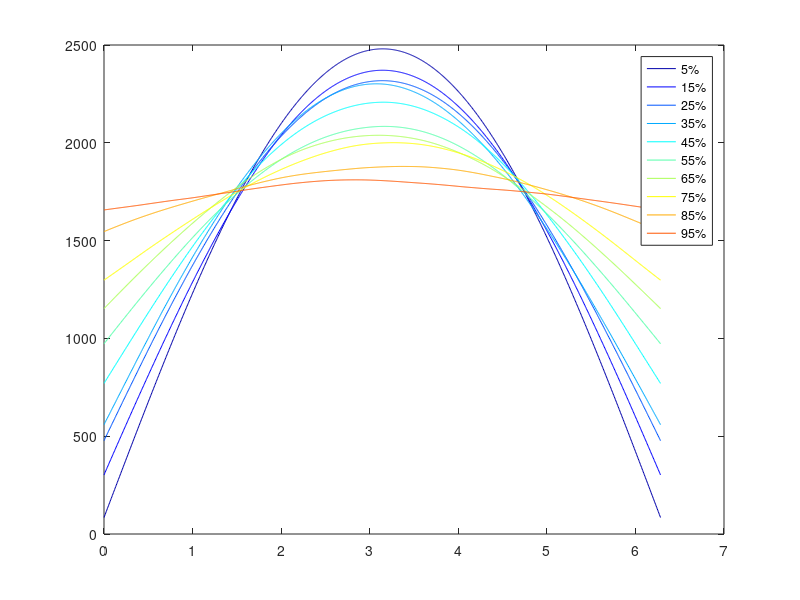

Write the MATLAB code that produced this figure.
%% Create data
n = 1000;
X = randn(n,2);
theta = linspace(0,2*pi,1000);
cmap = jet(10);
%% Test different noise

I_p = 0.05:0.1:1;

figure();

for in_p =1:numel(I_p) 
p = I_p(in_p);
P = binornd(1,p,n,1);
Y = (randn(n,2)).*P+X.*(1-P);

trace(X'*Y*[0,-1;1,0])
trace(X'*Y)

L2_theta = trace(X'*Y*[0,-1;1,0])/trace(X'*Y)

f = zeros(1,numel(theta));

for i = 1:numel(theta)
    t = theta(i);
    R = [cos(t), sin(t);-sin(t),cos(t)];
    f(i)=sum(sqrt(diag((X-Y*R)*(X-Y*R)')));
end

plot(theta,f,'Color',cmap(in_p,:),'DisplayName',strcat(num2str(p*100),'%'));
hold on;
end
hold off
legend('show');